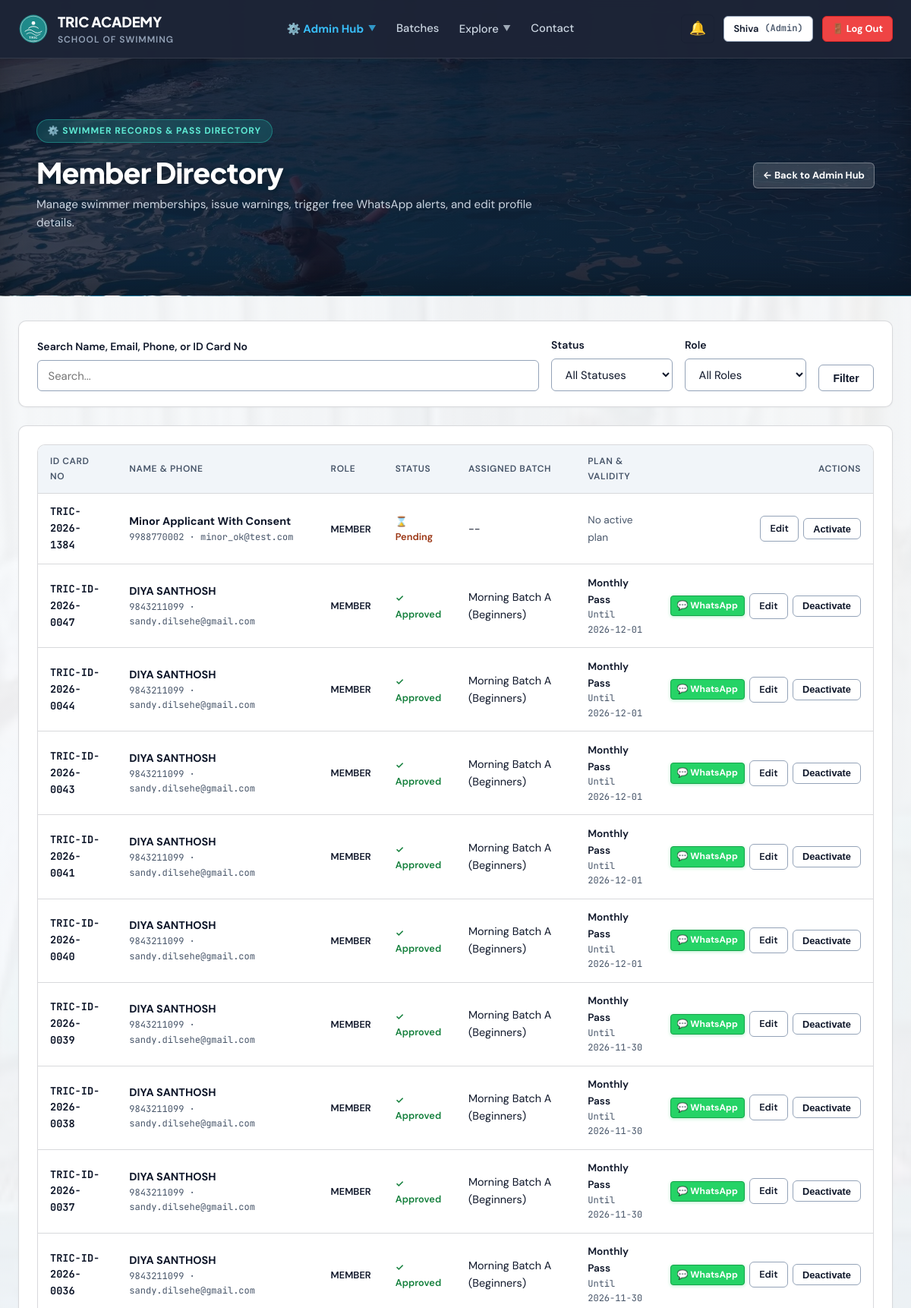
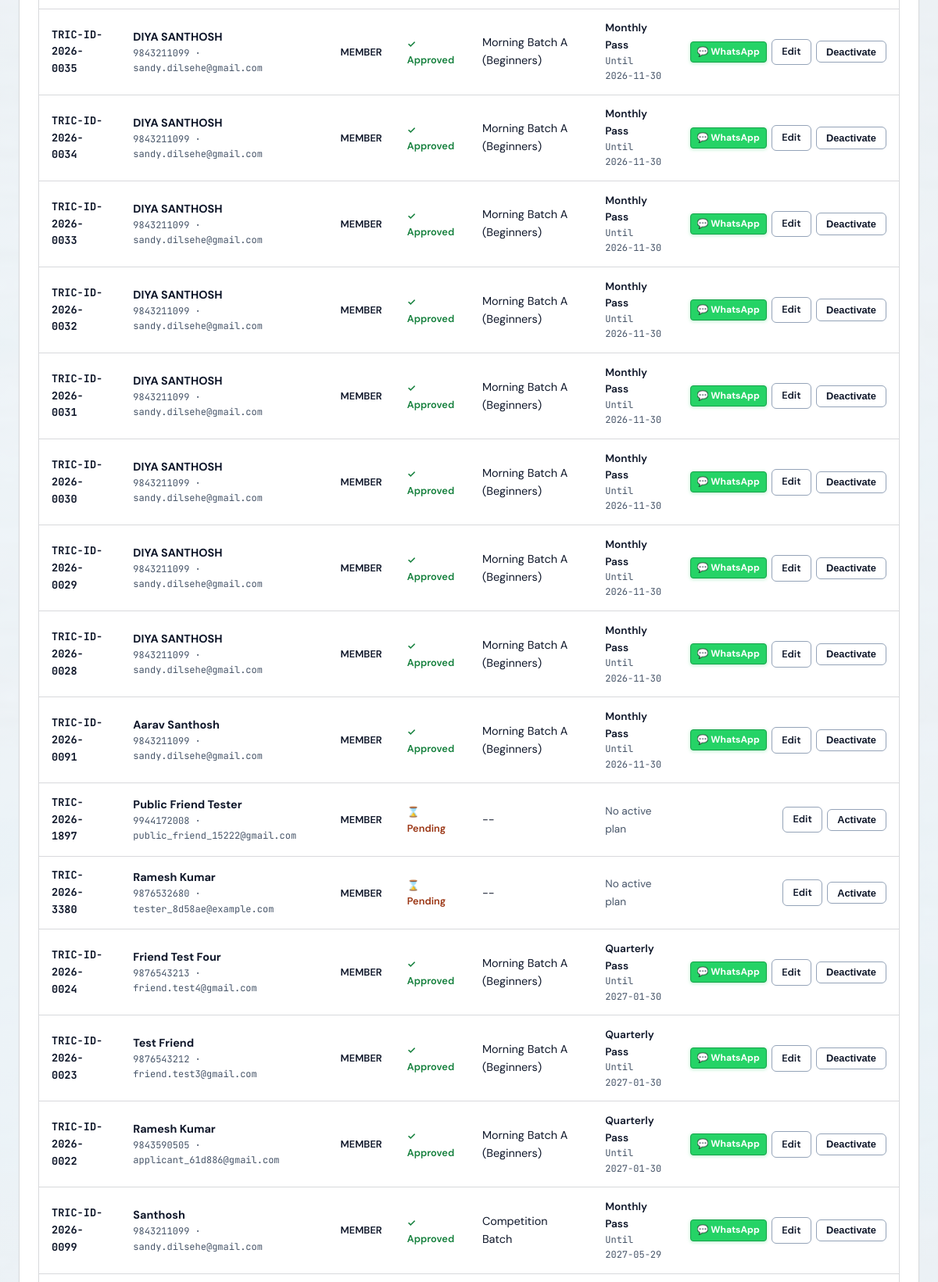
Page /admin/users (signed in, upper part) on the committed database (2 pictures, top to bottom).
### tables this page shows
CREATE TABLE "users" (
    id INTEGER PRIMARY KEY AUTOINCREMENT,
    app_no TEXT UNIQUE NOT NULL,
    role TEXT CHECK(role IN ('member', 'coach', 'admin')) NOT NULL DEFAULT 'member',
    status TEXT CHECK(status IN ('pending', 'approved', 'deactivated')) NOT NULL DEFAULT 'pending',
    name TEXT NOT NULL,
    email TEXT NOT NULL,
    phone TEXT NOT NULL,
    password_hash TEXT NOT NULL,
    dob DATE,
    age INTEGER,
    address TEXT,
    pincode TEXT,
    guardian_name TEXT,
    guardian_occupation TEXT,
    experience TEXT,
    pass_type_requested TEXT CHECK(pass_type_requested IN ('learn_to_swim', 'competition')) DEFAULT 'learn_to_swim',
    sponsored INTEGER DEFAULT 0,
    sponsor_cert_filename TEXT,
    photo_filename TEXT,
    health_declared INTEGER DEFAULT 0,
    rules_agreed INTEGER DEFAULT 0,
    signature_name TEXT,
    place TEXT,
    application_date DATE DEFAULT (DATE('now')),
    email_verified INTEGER DEFAULT 0,
    email_token TEXT,
    phone_verified INTEGER DEFAULT 0,
    mock_otp TEXT,
    reset_token TEXT,
    reset_token_expiry DATETIME,
    created_at DATETIME DEFAULT CURRENT_TIMESTAMP,
    rules_confirmed_at DATETIME,
    parent_id INTEGER REFERENCES users(id)
, dpdp_consent INTEGER DEFAULT 0);

CREATE TABLE user_memberships (
    id INTEGER PRIMARY KEY AUTOINCREMENT,
    user_id INTEGER NOT NULL,
    plan_id INTEGER NOT NULL,
    batch_id INTEGER NOT NULL,
    start_date DATE NOT NULL,
    end_date DATE NOT NULL,
    is_active INTEGER DEFAULT 1,
    created_at DATETIME DEFAULT CURRENT_TIMESTAMP,
    FOREIGN KEY (user_id) REFERENCES users(id) ON DELETE CASCADE,
    FOREIGN KEY (plan_id) REFERENCES plans(id),
    FOREIGN KEY (batch_id) REFERENCES batches(id)
);

CREATE TABLE office_use (
    id INTEGER PRIMARY KEY AUTOINCREMENT,
    user_id INTEGER UNIQUE NOT NULL,
    coach_recommendation TEXT,
    pass_type_issued TEXT,
    validity_start DATE,
    validity_end DATE,
    id_card_number TEXT,
    id_card_fee_paid INTEGER DEFAULT 0,
    documents_verified INTEGER DEFAULT 0,
    section_ic_signature TEXT,
    section_ic_date DATE,
    approved_by TEXT,
    approved_at DATETIME,
    FOREIGN KEY (user_id) REFERENCES users(id) ON DELETE CASCADE
);

CREATE TABLE batches (
    id INTEGER PRIMARY KEY AUTOINCREMENT,
    name TEXT NOT NULL,
    timing_desc TEXT NOT NULL,
    coach_name TEXT,
    max_capacity INTEGER DEFAULT 25,
    is_competition INTEGER DEFAULT 0
);

CREATE TABLE plans (
    id INTEGER PRIMARY KEY AUTOINCREMENT,
    name TEXT NOT NULL,
    duration_days INTEGER NOT NULL,
    fee_amount REAL NOT NULL,
    description TEXT
);

### app.py (the view)
@app.route('/admin/users')
@role_required(['admin'])
def admin_users():
    db = get_db()
    status_filter = request.args.get('status', '')
    role_filter = request.args.get('role', '')
    query = request.args.get('q', '').strip().lower()
    sql = """
        SELECT u.*,
               m.end_date, m.start_date,
               b.name AS batch_name, p.name AS plan_name,
               o.id_card_number
        FROM users u
        LEFT JOIN user_memberships m ON u.id = m.user_id AND m.is_active = 1
        LEFT JOIN batches b ON m.batch_id = b.id
        LEFT JOIN plans p ON m.plan_id = p.id
        LEFT JOIN office_use o ON u.id = o.user_id
        WHERE 1=1
    """
    params = []
    if status_filter:
        sql += " AND u.status = ?"
        params.append(status_filter)
    if role_filter:
        sql += " AND u.role = ?"
        params.append(role_filter)
    if query:
        sql += " AND (LOWER(u.name) LIKE ? OR LOWER(u.email) LIKE ? OR u.phone LIKE ? OR o.id_card_number LIKE ?)"
        qparam = f"%{query}%"
        params.extend([qparam, qparam, qparam, qparam])
    sql += " ORDER BY u.id DESC"
    users = db.execute(sql, params).fetchall()
    return render_template('admin_users.html', users=users, status_filter=status_filter, role_filter=role_filter, q=query)

### app.py (called while the page is built)
def get_db():
    if 'db' not in g:
        g.db = sqlite3.connect(DATABASE, timeout=30.0, detect_types=sqlite3.PARSE_DECLTYPES)
        g.db.row_factory = sqlite3.Row
        g.db.execute("PRAGMA busy_timeout = 30000")
        g.db.execute("PRAGMA journal_mode = WAL")
        g.db.execute("PRAGMA foreign_keys = ON")
    return g.db

def get_current_user():
    if session.get('logged_out'):
        return None
    uid = session.get('user_id')
    if not uid:
        return None
    db = get_db()
    user = db.execute(
        """
        SELECT u.*,
               m.id AS membership_id, m.plan_id, m.batch_id, m.start_date, m.end_date, m.is_active AS membership_active,
               b.name AS batch_name, b.is_competition,
               p.name AS plan_name, p.fee_amount
        FROM users u
        LEFT JOIN user_memberships m ON u.id = m.user_id AND m.is_active = 1
        LEFT JOIN batches b ON m.batch_id = b.id
        LEFT JOIN plans p ON m.plan_id = p.id
        WHERE u.id = ?
        """,
        (uid,)
    ).fetchone()
    return user

@app.context_processor
def inject_user():
    user = get_current_user()
    unread_notifications_count = 0
    notifications_list = []
    if user:
        try:
            db = get_db()
            notifications_list = db.execute(
                "SELECT * FROM notifications WHERE user_id = ? ORDER BY created_at DESC LIMIT 5",
                (user['id'],)
            ).fetchall()
            unread_notifications_count = db.execute(
                "SELECT COUNT(*) AS c FROM notifications WHERE user_id = ? AND is_read = 0",
                (user['id'],)
            ).fetchone()['c']
        except Exception:
            pass
    return dict(
        current_user=user,
        now=datetime.now(),
        unread_notifications_count=unread_notifications_count,
        user_notifications=notifications_list
    )

def role_required(allowed_roles):
    def decorator(f):
        @wraps(f)
        def decorated_function(*args, **kwargs):
            user = get_current_user()
            if not user:
                flash('Please log in.', 'warning')
                return redirect(url_for('login'))
            if user['role'] not in allowed_roles:
                abort(403)
            return f(*args, **kwargs)
        return decorated_function
    return decorator

### templates/admin_users.html (shortened to what this page needs)
{% extends "base.html" %}
{% block content %}
<div class="page-hero-banner">
  <div class="container" style="max-width: 1200px;">
    <div style="display: flex; justify-content: space-between; align-items: center; flex-wrap: wrap; gap: 1.5rem;">
      <div>
        <div class="hero-badge">⚙️ Swimmer Records & Pass Directory</div>
        <h1 style="color: #FFFFFF; margin: 0.25rem 0 0.5rem 0; font-size: clamp(1.75rem, 3.5vw, 2.35rem);">Member Directory</h1>
        <p style="color: #CBD5E1; margin: 0; font-size: 0.95rem;">Manage swimmer memberships, issue warnings, trigger free WhatsApp alerts, and edit profile details.</p>
      </div>
      <div>
        <a href="{{ url_for('admin_dashboard') }}" class="btn btn-secondary btn-sm" style="background: rgba(255,255,255,0.15); border-color: rgba(255,255,255,0.3); color: #FFFFFF; font-weight: 700;">
          ← Back to Admin Hub
        </a>
      </div>
    </div>
  </div>
</div>
<div class="container" style="padding-top: 2rem; padding-bottom: 5rem;">
  <div class="card" style="margin-bottom: 1.5rem; padding: 1.25rem 1.5rem;">
    <form method="GET" style="display: flex; gap: 1rem; align-items: flex-end; flex-wrap: wrap;">
      <div style="flex: 1; min-width: 220px;">
        <label class="form-label" for="searchQuery">Search Name, Email, Phone, or ID Card No</label>
        <input type="text" id="searchQuery" name="q" class="form-control" placeholder="Search..." value="{{ q }}">
      </div>
      <div style="width: 160px;">
        <label class="form-label" for="statusSelect">Status</label>
        <select id="statusSelect" name="status" class="form-control" onchange="this.form.submit()">
          <option value="">All Statuses</option>
        </select>
      </div>
      <div style="width: 160px;">
        <label class="form-label" for="roleSelect">Role</label>
        <select id="roleSelect" name="role" class="form-control" onchange="this.form.submit()">
          <option value="">All Roles</option>
        </select>
      </div>
      <div>
        <button type="submit" class="btn btn-secondary">
          Filter
        </button>
      </div>
    </form>
  </div>
  <div class="card">
    {% if users %}
    <div class="table-container">
      <table class="data-table">
        <thead>
          <tr>
            <th>ID Card No</th>
            <th>Name &amp; Phone</th>
            <th>Role</th>
            <th>Status</th>
            <th>Assigned Batch</th>
            <th>Plan &amp; Validity</th>
            <th style="text-align: right;">Actions</th>
          </tr>
        </thead>
        <tbody>
          {% for u in users %}
          <tr>
            <td class="font-mono" style="font-weight: 700; font-size: 0.85rem;">
              {{ u.id_card_number or (u.app_no) }}
            </td>
            <td>
              <div style="font-weight: 700;">{{ u.name }}</div>
              <div class="font-mono" style="font-size: 0.75rem; color: var(--text-muted);">{{ u.phone }} · {{ u.email }}</div>
            </td>
            <td>
              <span style="font-size: 0.8rem; font-weight: 600; text-transform: uppercase;">{{ u.role }}</span>
            </td>
            <td>
              {% if u.status == 'approved' %}
                <span class="status-badge status-active">✓ Approved</span>
              {% elif u.status == 'pending' %}
                <span class="status-badge status-pending">⌛ Pending</span>
              {% else %}
                <span class="status-badge status-expired">✕ Inactive</span>
              {% endif %}
            </td>
            <td>{{ u.batch_name or '--' }}</td>
            <td>
              {% if u.plan_name %}
                <div style="font-weight: 600; font-size: 0.85rem;">{{ u.plan_name }}</div>
                <div class="font-mono" style="font-size: 0.75rem; color: var(--text-muted);">Until {{ u.end_date }}</div>
              {% else %}
                <span style="color: var(--text-muted); font-size: 0.85rem;">No active plan</span>
              {% endif %}
            </td>
            <td style="text-align: right;">
              <div style="display: inline-flex; gap: 0.4rem; align-items: center;">
                {% if u.role == 'member' and u.status == 'approved' %}
                <a href="{{ whatsapp_alert_url(u) }}" target="_blank" rel="noopener noreferrer"
                   class="btn btn-sm whatsapp-member-btn"
                   style="font-size: 0.75rem; padding: 3px 8px; background: #25D366; border: 1px solid #16A34A; color: #FFFFFF; font-weight: 700; display: inline-flex; align-items: center; gap: 0.25rem; border-radius: 4px; box-shadow: 0 1px 4px rgba(37, 211, 102, 0.35);"
                   title="Send WhatsApp message/alert to {{ u.name }} ({{ u.phone }})">
                  💬 WhatsApp
                </a>
                {% endif %}
                <a href="{{ url_for('admin_user_edit', user_id=u.id) }}" class="btn btn-secondary btn-sm" title="Edit details">
                  Edit
                </a>
                <form action="{{ url_for('admin_toggle_user_status', user_id=u.id) }}" method="POST" style="display: inline;">
                  <button type="submit" class="btn btn-secondary btn-sm" title="Toggle Active/Deactivated">
                    {% if u.status == 'approved' %}Deactivate{% else %}Activate{% endif %}
                  </button>
                </form>
              </div>
            </td>
          </tr>
          {% endfor %}
        </tbody>
      </table>
    </div>
    {% else %}
    <p style="text-align: center; color: var(--text-muted); padding: 3rem 0;">
      No members found matching the search criteria.
    </p>
    {% endif %}
  </div>
</div>
{% endblock %}

### templates/base.html (shortened to what this page needs)
<!DOCTYPE html>
<html lang="en">
<head>
  <link rel="stylesheet" href="{{ url_for('static', filename='css/theme.css') }}">
  <link rel="stylesheet" href="{{ url_for('static', filename='css/paper_form.css') }}">
</head>
<body class="{% block body_class %}{% endblock %}">
  <header class="top-navbar {% block nav_class %}{% endblock %}">
    <div class="nav-container">
      <a href="{{ url_for('index') }}" class="brand-lockup">
        <img src="{{ url_for('static', filename='images/logo.svg') }}" alt="TRIC Logo" class="brand-logo-img">
        <div>
          <span class="brand-name">TRIC ACADEMY</span>
          <span class="brand-sub" data-i18n="nav_brand_sub">School of Swimming</span>
        </div>
      </a>
      <nav class="nav-links">
        {% if current_user and current_user.role == 'member' %}
          <a href="{{ url_for('member_dashboard') }}" class="nav-link {% if request.path in ('/dashboard', '/member/dashboard') %}active{% endif %}" data-i18n="nav_dashboard">🏊 My Dashboard</a>
          <a href="{{ url_for('renew_membership') }}" class="nav-link {% if request.path == '/renew' %}active{% endif %}" data-i18n="nav_renew">⚡ Renew Pass</a>
          <a href="{{ url_for('index') }}#batches" class="nav-link" data-i18n="nav_batches">Batches</a>
        {% elif current_user and current_user.role == 'admin' %}
          <div class="nav-dropdown" id="navAdminDropdown">
            <button type="button" class="nav-dropdown-toggle {% if '/admin' in request.path %}active{% endif %}" style="color: #38BDF8; font-weight: 700;">
              <span>⚙️ Admin Hub</span>
              <span class="nav-dropdown-chevron">▼</span>
            </button>
          </div>
          <a href="{{ url_for('index') }}#batches" class="nav-link" data-i18n="nav_batches">Batches</a>
        {% else %}
          <a href="{{ url_for('index') }}#about" class="nav-link" data-i18n="nav_about">About</a>
          <a href="{{ url_for('index') }}#batches" class="nav-link" data-i18n="nav_batches">Batches</a>
          <a href="{{ url_for('index') }}#fees" class="nav-link" data-i18n="nav_fees">Fees</a>
        {% endif %}
        <div class="nav-dropdown" id="navExploreDropdown">
          <button type="button" class="nav-dropdown-toggle {% if request.path in ('/rules', '/competition') %}active{% endif %}" aria-expanded="false" aria-haspopup="true">
            <span data-i18n="nav_explore">Explore</span>
            <span class="nav-dropdown-chevron">▼</span>
          </button>
        </div>
        <a href="{{ url_for('index') }}#contact" class="nav-link" data-i18n="nav_contact">Contact</a>
      </nav>
      <div class="nav-actions">
        {% if current_user %}
          <div class="notif-dropdown-wrapper">
            <button type="button" class="notif-btn" id="notifBellBtn" title="Notifications" onclick="document.getElementById('notifMenu').classList.toggle('open')">
              🔔
            </button>
          </div>
          <a href="{{ url_for('member_dashboard') if current_user.role == 'member' else url_for('admin_dashboard') }}" class="btn btn-secondary btn-sm nav-desktop-user">
            <span>{{ current_user.name.split()[0] }}</span>
            <span class="font-mono" style="font-size: 0.75rem; color: var(--text-muted);">({{ current_user.role|capitalize }})</span>
          </a>
          <a href="{{ url_for('logout') }}" class="btn btn-danger btn-sm nav-desktop-logout" style="font-weight: 700; background-color: #EF4444; border-color: #DC2626; color: #FFFFFF;" title="Log Out" data-i18n="nav_logout">
          </a>
        {% else %}
          <a href="{{ url_for('login') }}" class="btn btn-secondary btn-sm nav-desktop-login" data-i18n="nav_login">Login</a>
          <a href="{{ url_for('apply_pass') }}" class="btn btn-primary btn-sm nav-desktop-apply" data-i18n="nav_apply">Apply for Pass</a>
        {% endif %}
      </div>
    </div>
  </header>
  <main class="main-content">
    {% block content %}{% endblock %}
  </main>
</body>
</html>

### rows in the picture
users: name "Shiva", role "Admin"
users: app_no "TRIC-2026-1384", name "Minor Applicant With Consent", phone "9988770002", email "minor_ok@test.com", role "MEMBER", status "⌛ Pending", batch_name "--", shows "No active plan"
user_memberships: id_card_number "TRIC-ID-2026-0047", name "DIYA SANTHOSH", phone "9843211099", email "sandy.dilsehe@gmail.com", role "MEMBER", shows "✓ Approved", name "Morning Batch A (Beginners)", plan_name "Monthly Pass", end_date "2026-12-01", shows "Deactivate"
user_memberships: id_card_number "TRIC-ID-2026-0044", name "DIYA SANTHOSH", phone "9843211099", email "sandy.dilsehe@gmail.com", role "MEMBER", shows "✓ Approved", name "Morning Batch A (Beginners)", plan_name "Monthly Pass", end_date "2026-12-01", shows "Deactivate"
user_memberships: id_card_number "TRIC-ID-2026-0043", name "DIYA SANTHOSH", phone "9843211099", email "sandy.dilsehe@gmail.com", role "MEMBER", shows "✓ Approved", name "Morning Batch A (Beginners)", plan_name "Monthly Pass", end_date "2026-12-01", shows "Deactivate"
user_memberships: id_card_number "TRIC-ID-2026-0041", name "DIYA SANTHOSH", phone "9843211099", email "sandy.dilsehe@gmail.com", role "MEMBER", shows "✓ Approved", name "Morning Batch A (Beginners)", plan_name "Monthly Pass", end_date "2026-12-01", shows "Deactivate"
user_memberships: id_card_number "TRIC-ID-2026-0040", name "DIYA SANTHOSH", phone "9843211099", email "sandy.dilsehe@gmail.com", role "MEMBER", shows "✓ Approved", name "Morning Batch A (Beginners)", plan_name "Monthly Pass", end_date "2026-12-01", shows "Deactivate"
user_memberships: id_card_number "TRIC-ID-2026-0039", name "DIYA SANTHOSH", phone "9843211099", email "sandy.dilsehe@gmail.com", role "MEMBER", shows "✓ Approved", name "Morning Batch A (Beginners)", plan_name "Monthly Pass", end_date "2026-11-30", shows "Deactivate"
user_memberships: id_card_number "TRIC-ID-2026-0038", name "DIYA SANTHOSH", phone "9843211099", email "sandy.dilsehe@gmail.com", role "MEMBER", shows "✓ Approved", name "Morning Batch A (Beginners)", plan_name "Monthly Pass", end_date "2026-11-30", shows "Deactivate"
user_memberships: id_card_number "TRIC-ID-2026-0037", name "DIYA SANTHOSH", phone "9843211099", email "sandy.dilsehe@gmail.com", role "MEMBER", shows "✓ Approved", name "Morning Batch A (Beginners)", plan_name "Monthly Pass", end_date "2026-11-30", shows "Deactivate"
user_memberships: id_card_number "TRIC-ID-2026-0036", name "DIYA SANTHOSH", phone "9843211099", email "sandy.dilsehe@gmail.com", role "MEMBER", shows "✓ Approved", name "Morning Batch A (Beginners)", plan_name "Monthly Pass", end_date "2026-11-30", shows "Deactivate"
user_memberships: id_card_number "TRIC-ID-2026-0035", name "DIYA SANTHOSH", phone "9843211099", email "sandy.dilsehe@gmail.com", role "MEMBER", shows "✓ Approved", name "Morning Batch A (Beginners)", plan_name "Monthly Pass", end_date "2026-11-30", shows "Deactivate"
user_memberships: id_card_number "TRIC-ID-2026-0034", name "DIYA SANTHOSH", phone "9843211099", email "sandy.dilsehe@gmail.com", role "MEMBER", shows "✓ Approved", name "Morning Batch A (Beginners)", plan_name "Monthly Pass", end_date "2026-11-30", shows "Deactivate"
user_memberships: id_card_number "TRIC-ID-2026-0033", name "DIYA SANTHOSH", phone "9843211099", email "sandy.dilsehe@gmail.com", role "MEMBER", shows "✓ Approved", name "Morning Batch A (Beginners)", plan_name "Monthly Pass", end_date "2026-11-30", shows "Deactivate"
user_memberships: id_card_number "TRIC-ID-2026-0032", name "DIYA SANTHOSH", phone "9843211099", email "sandy.dilsehe@gmail.com", role "MEMBER", shows "✓ Approved", name "Morning Batch A (Beginners)", plan_name "Monthly Pass", end_date "2026-11-30", shows "Deactivate"
user_memberships: id_card_number "TRIC-ID-2026-0031", name "DIYA SANTHOSH", phone "9843211099", email "sandy.dilsehe@gmail.com", role "MEMBER", shows "✓ Approved", name "Morning Batch A (Beginners)", plan_name "Monthly Pass", end_date "2026-11-30", shows "Deactivate"
user_memberships: id_card_number "TRIC-ID-2026-0030", name "DIYA SANTHOSH", phone "9843211099", email "sandy.dilsehe@gmail.com", role "MEMBER", shows "✓ Approved", name "Morning Batch A (Beginners)", plan_name "Monthly Pass", end_date "2026-11-30", shows "Deactivate"
user_memberships: id_card_number "TRIC-ID-2026-0029", name "DIYA SANTHOSH", phone "9843211099", email "sandy.dilsehe@gmail.com", role "MEMBER", shows "✓ Approved", name "Morning Batch A (Beginners)", plan_name "Monthly Pass", end_date "2026-11-30", shows "Deactivate"
user_memberships: id_card_number "TRIC-ID-2026-0028", name "DIYA SANTHOSH", phone "9843211099", email "sandy.dilsehe@gmail.com", role "MEMBER", shows "✓ Approved", name "Morning Batch A (Beginners)", plan_name "Monthly Pass", end_date "2026-11-30", shows "Deactivate"
user_memberships: id_card_number "TRIC-ID-2026-0091", name "Aarav Santhosh", phone "9843211099", email "sandy.dilsehe@gmail.com", role "MEMBER", shows "✓ Approved", name "Morning Batch A (Beginners)", plan_name "Monthly Pass", end_date "2026-11-30", shows "Deactivate"
users: app_no "TRIC-2026-1897", name "Public Friend Tester", phone "9944172008", email "public_friend_15222@gmail.com", role "MEMBER", status "⌛ Pending", batch_name "--", shows "No active plan"
users: app_no "TRIC-2026-3380", name "Ramesh Kumar", phone "9876532680", email "tester_8d58ae@example.com", role "MEMBER", status "⌛ Pending", batch_name "--", shows "No active plan"
user_memberships: id_card_number "TRIC-ID-2026-0024", name "Friend Test Four", phone "9876543213", email "friend.test4@gmail.com", role "MEMBER", shows "✓ Approved", name "Morning Batch A (Beginners)", plan_name "Quarterly Pass", end_date "2027-01-30", shows "Deactivate"
user_memberships: id_card_number "TRIC-ID-2026-0023", name "Test Friend", phone "9876543212", email "friend.test3@gmail.com", role "MEMBER", shows "✓ Approved", name "Morning Batch A (Beginners)", plan_name "Quarterly Pass", end_date "2027-01-30", shows "Deactivate"
user_memberships: id_card_number "TRIC-ID-2026-0022", name "Ramesh Kumar", phone "9843590505", email "applicant_61d886@gmail.com", role "MEMBER", shows "✓ Approved", name "Morning Batch A (Beginners)", plan_name "Quarterly Pass", end_date "2027-01-30", shows "Deactivate"
user_memberships: id_card_number "TRIC-ID-2026-0099", name "Santhosh", phone "9843211099", email "sandy.dilsehe@gmail.com", role "MEMBER", shows "✓ Approved", name "Competition Batch", plan_name "Monthly Pass", end_date "2027-05-29", shows "Deactivate"
